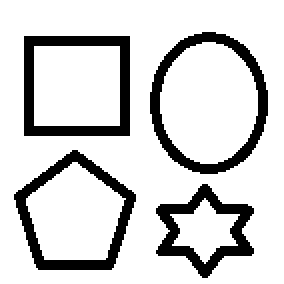
#> input picture assets/test.png, 142 x 142 px, found by its file name (shown 2 times larger)
$ python test2.py
#> lines starting #> are read from the running program, lines starting #| are printed output that depends on the picture; after the words box and inside, x2 and y2 are one past the last pixel; in counts of white or black regions, pixels touching at a corner belong together
import numpy as np
import matplotlib.pyplot as plt
import cv2


def convert_image_to_gcode_raster(image_path, threshold=128):
    # Load image and convert to grayscale
#> called with threshold = 128
    img = cv2.imread(image_path, cv2.IMREAD_GRAYSCALE)
#> img: shape (142, 142); 82.5% white; 4 black regions, box (x1, y1, x2, y2) and area: (75, 16, 134, 87) 948, (12, 18, 65, 68) 930, (7, 75, 68, 135) 878, (78, 92, 127, 139) 772

    # Apply thresholding to get binary image
    _, binary_img = cv2.threshold(img, threshold, 255, cv2.THRESH_BINARY)

    # Invert the binary image (optional, depends on whether 0 or 255 should be laser on)
    binary_img = cv2.bitwise_not(binary_img)

    # Generate G-code for raster scanning
    gcode = []
    height, width = binary_img.shape
#> height = 142; width = 142

    for y in range(height):
        row = binary_img[y]
        for x in range(width):
            if row[x] == 255:  # Laser on (adjust this based on your binary image)
                gcode.append(f"G1 X{x} Y{y} M3 S255")  # Move to position with laser on
            else:
                gcode.append(f"G1 X{x} Y{y} M5")  # Move to position with laser off
        gcode.append(f"G1 X{x} Y{y + 1} M5")  # Move to the next line
#> after the loop, gcode = 20306 items
    return gcode, width, height


image_path = 'C:\\Users\\a6260\\Downloads\\galvo\\assets\\test.png'
gcode, img_width, img_height = convert_image_to_gcode_raster(image_path)
#> gcode = 20306 items; img_width = 142; img_height = 142
print(f"Generated {len(gcode)} G-code commands")
#| Generated 20306 G-code commands


def visualize_gcode_raster(gcode, img_width, img_height, scale=1.0):
#> called with img_width = 142, img_height = 142, scale = 0.1
    fig, ax = plt.subplots()
    ax.set_xlim(0, img_width * scale)
    ax.set_ylim(0, img_height * scale)
    ax.set_aspect('equal')

    x, y = 0, 0
    laser_on = False
    x_coords = []
    y_coords = []

    for line in gcode:
        parts = line.split()

        if line.startswith("G1"):
            new_x = x
            new_y = y

            for part in parts:
                if part.startswith('X'):
                    try:
                        new_x = int(part[1:]) * scale
                    except ValueError:
                        print(f"Skipping line with invalid X coordinate: {line}")
                        continue
                elif part.startswith('Y'):
                    try:
                        new_y = int(part[1:]) * scale
                    except ValueError:
                        print(f"Skipping line with invalid Y coordinate: {line}")
                        continue
                elif part == "M3":
                    laser_on = True
                elif part == "M5":
                    laser_on = False

            if laser_on:
                x_coords.append(new_x)
                y_coords.append(new_y)
            x, y = new_x, new_y
        elif line.startswith("M3"):
            laser_on = True
        elif line.startswith("M5"):
            laser_on = False
#> this loop made 20306 passes
#> (line, parts, x) on passes 1 to 12: ('G1 X0 Y0 M5', ['G1', 'X0', 'Y0', 'M5'], 0), ('G1 X1 Y0 M5', ['G1', 'X1', 'Y0', 'M5'], 0.1), ('G1 X2 Y0 M5', ['G1', 'X2', 'Y0', 'M5'], 0.2), ('G1 X3 Y0 M5', ['G1', 'X3', 'Y0', 'M5'], 0.3), ('G1 X4 Y0 M5', ['G1', 'X4', 'Y0', 'M5'], 0.4), ('G1 X5 Y0 M5', ['G1', 'X5', 'Y0', 'M5'], 0.5), ('G1 X6 Y0 M5', ['G1', 'X6', 'Y0', 'M5'], 0.6), ('G1 X7 Y0 M5', ['G1', 'X7', 'Y0', 'M5'], 0.7), ('G1 X8 Y0 M5', ['G1', 'X8', 'Y0', 'M5'], 0.8), ('G1 X9 Y0 M5', ['G1', 'X9', 'Y0', 'M5'], 0.9), ('G1 X10 Y0 M5', ['G1', 'X10', 'Y0', 'M5'], 1), ('G1 X11 Y0 M5', ['G1', 'X11', 'Y0', 'M5'], 1.1)
#> x on passes 61 to 66: 6, 6.1, 6.2, 6.3, 6.4, 6.5
#> after the loop, x_coords = 3528 values, max 13.3 at index 911, min 0.7 at index 2233, mean 6.95; y_coords = 3528 values from 1.6 to 13.8

    print(f"Collected {len(x_coords)} laser on points")
#| Collected 3528 laser on points

    # [4 lines of commented-out code are left out]
    for x_coord, y_coord in zip(x_coords, y_coords):
        if x_coord and y_coord:
            ax.plot(x_coord, y_coord, 'r.', markersize=1)
        else:
            print("No laser on points found")
#> this loop made 3528 passes
#> (x_coord, y_coord) on passes 1 to 3: (10.1, 1.6), (10.2, 1.6), (10.3, 1.6)

    ax.invert_yaxis()  # Invert y-axis to match image coordinates
    plt.title("Laser Engraving Visualization")
    plt.xlabel("X-axis")
    plt.ylabel("Y-axis")
    plt.show()
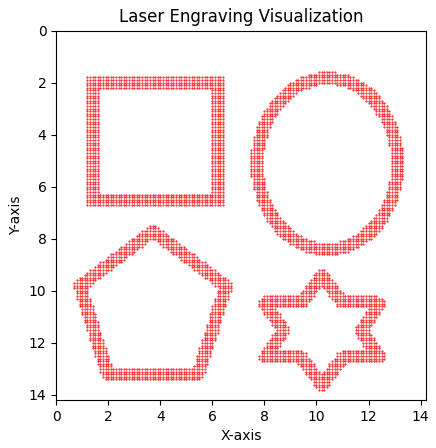
#> figure drawn by matplotlib, 1 panel

# Example usage
scale_factor = 0.1  # Adjust the scale factor as needed
visualize_gcode_raster(gcode, img_width, img_height, scale=scale_factor)
